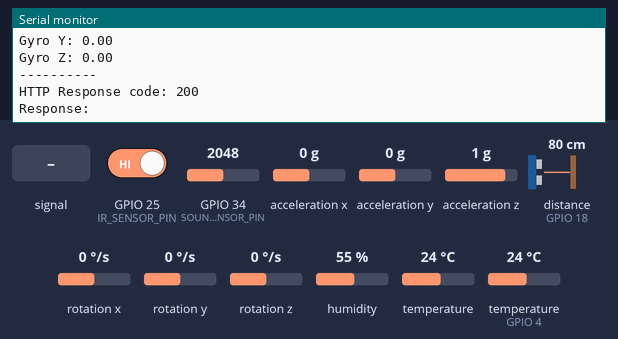
Simulated run of this sketch. Board: ESP32. Shown: the last lines printed to the serial monitor. The test bench sets the inputs (shaded band); at power-on: acceleration x 0 g, distance to the obstacle (sensor on GPIO 18) 80 cm, humidity 55 %, GPIO 34 (SOUND_SENSOR_PIN) = 2048, GPIO 25 (IR_SENSOR_PIN) HIGH, acceleration y 0 g, acceleration z 1 g, rotation x 0 °/s, rotation y 0 °/s, rotation z 0 °/s, temperature 24 °C, temperature (sensor on GPIO 4) 24 °C. The echo pulse lasts 58.3 µs per cm; WiFi joins after 1.5 s; servers stay silent unless stated; uploads are accepted with an empty reply.

Above: at 2.7 s.
2.8 s: GPIO 34 (SOUND_SENSOR_PIN) fed a 200 Hz sine of ±327 counts around its level
4.5 s: acceleration x set to -1.4 g
At 5.39 s:
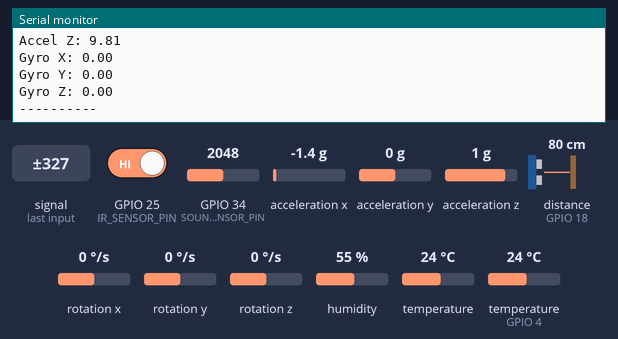
6.2 s: distance to the obstacle (sensor on GPIO 18) set to 2 cm
At 7.5 s:
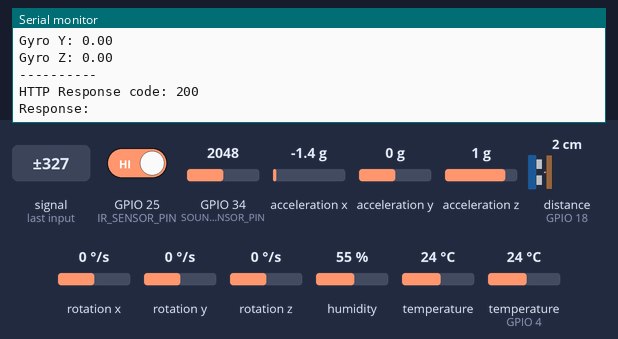
7.9 s: humidity set to 22 %
At 9.09 s:
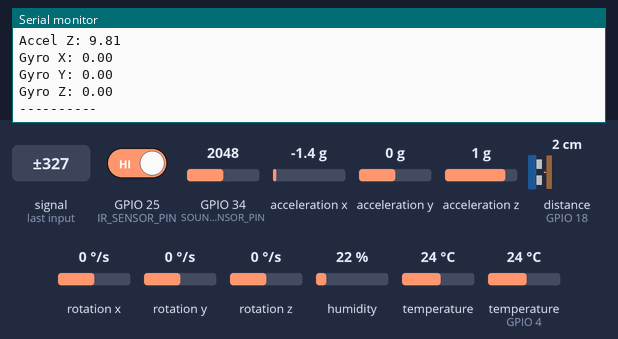
9.6 s: GPIO 34 (SOUND_SENSOR_PIN) set to 2866
At 11.1 s:
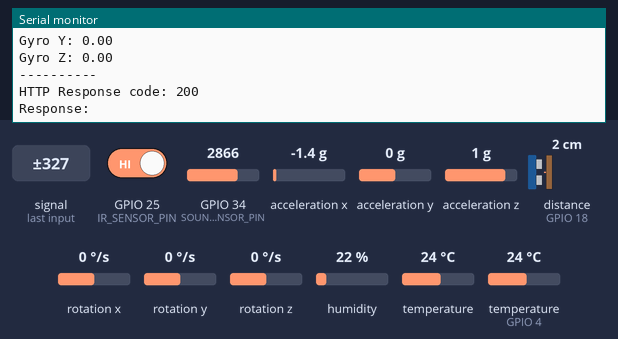
11.3 s: GPIO 25 (IR_SENSOR_PIN) driven LOW
Timing chart, 0 to 14.0 s (numbered marks = the images above; inputs shaded):
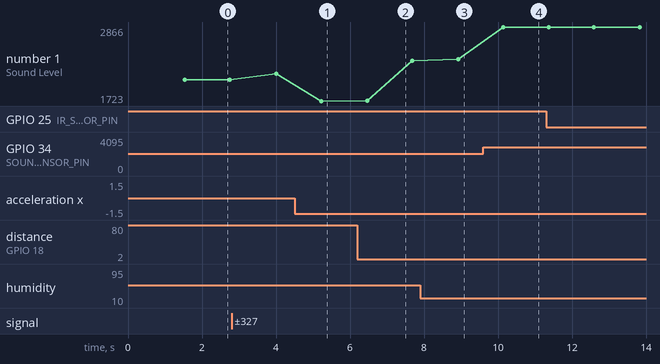

The sketch:

http_esp32.ino
```cpp
#include <WiFi.h>
#include <HTTPClient.h>
#include <DHT.h>
#include <Wire.h>
#include <Adafruit_MPU6050.h>
#include <Adafruit_Sensor.h>
#include <Ultrasonic.h>
#include <ArduinoJson.h>

// WiFi credentials
const char* ssid = "Unknown Hotspot";
const char* password = "123456789";

// Server URL
const String serverUrl = "http://192.168.156.53:4001/something";

// Sensor pins
#define DHTPIN 4        // DHT11 data pin
#define DHTTYPE DHT11   // DHT 11
#define SOUND_SENSOR_PIN 34  // Sound sensor A0 pin
#define IR_SENSOR_PIN 25  // IR proximity
#define TRIG_PIN 5      // SR04 Trigger pin
#define ECHO_PIN 18      // SR04 Echo pin

DHT dht(DHTPIN, DHTTYPE);
Adafruit_MPU6050 mpu;
Ultrasonic ultrasonic(TRIG_PIN, ECHO_PIN);

void setup() {
  Serial.begin(115200);

  // Initialize sensors
  dht.begin();

  if (!mpu.begin()) {
    Serial.println("Failed to find MPU6050 chip");
    while (1) {
      delay(10);
    }
  }
  mpu.setAccelerometerRange(MPU6050_RANGE_8_G);
  mpu.setGyroRange(MPU6050_RANGE_500_DEG);
  mpu.setFilterBandwidth(MPU6050_BAND_21_HZ);

  // Connect to Wi-Fi
  WiFi.begin(ssid, password);
  while (WiFi.status() != WL_CONNECTED) {
    delay(500);
    Serial.print(".");
  }
  Serial.println("\nConnected to WiFi");
}

void loop() {
  // Reading sensor data
  float humidity = dht.readHumidity();
  float temperature = dht.readTemperature();
  float distance = ultrasonic.read();
  int soundLevel = analogRead(SOUND_SENSOR_PIN);
  bool irProximity = digitalRead(IR_SENSOR_PIN);

  sensors_event_t a, g, temp;
  mpu.getEvent(&a, &g, &temp);

  // Print sensor data to Serial Monitor
  Serial.println("Sensor Readings:");
  Serial.print("Humidity: ");
  Serial.print(humidity);
  Serial.println(" %");

  Serial.print("Temperature: ");
  Serial.print(temperature);
  Serial.println(" *C");

  Serial.print("Distance: ");
  Serial.print(distance);
  Serial.println(" cm");

  Serial.print("Sound Level: ");
  Serial.print(soundLevel);
  Serial.println(" (raw)");

  Serial.print("IR Proximity: ");
  Serial.println(irProximity);

  Serial.print("Accel X: ");
  Serial.println(a.acceleration.x);
  Serial.print("Accel Y: ");
  Serial.println(a.acceleration.y);
  Serial.print("Accel Z: ");
  Serial.println(a.acceleration.z);

  Serial.print("Gyro X: ");
  Serial.println(g.gyro.x);
  Serial.print("Gyro Y: ");
  Serial.println(g.gyro.y);
  Serial.print("Gyro Z: ");
  Serial.println(g.gyro.z);
  Serial.println("----------");

  // Send data to server if connected to Wi-Fi
  if (WiFi.status() == WL_CONNECTED) {
    HTTPClient http;
    http.begin(serverUrl);
    http.addHeader("Content-Type", "application/json");

    // Prepare JSON data
    StaticJsonDocument<256> jsonDoc;
    jsonDoc["humidity"] = humidity;
    jsonDoc["temperature"] = temperature;
    jsonDoc["distance"] = distance;
    jsonDoc["soundLevel"] = soundLevel;
    jsonDoc["irProximity"] = irProximity;
    jsonDoc["accelX"] = a.acceleration.x;
    jsonDoc["accelY"] = a.acceleration.y;
    jsonDoc["accelZ"] = a.acceleration.z;
    jsonDoc["gyroX"] = g.gyro.x;
    jsonDoc["gyroY"] = g.gyro.y;
    jsonDoc["gyroZ"] = g.gyro.z;

    String jsonString;
    serializeJson(jsonDoc, jsonString);

    // Send POST request with JSON data
    int httpResponseCode = http.POST(jsonString);

    if (httpResponseCode > 0) {
      String response = http.getString();
      Serial.println("HTTP Response code: " + String(httpResponseCode));
      Serial.println("Response: " + response);
    } else {
      Serial.println("Error on sending POST: " + String(httpResponseCode));
    }

    http.end(); // Free resources
  } else {
    Serial.println("Error in WiFi connection");
  }

  delay(1000); // Wait 10 seconds before next request
}
```

Measured:
- after the input at 4.5 s, the serial monitor: prints a new line after 0.73 s (image 1)
- after the input at 6.2 s, the serial monitor: prints a new line after 0.26 s (image 2)
- after the input at 7.9 s, the serial monitor: prints a new line after 1.0 s (image 3)
- after the input at 9.6 s, the serial monitor: prints a new line after 0.54 s (image 4)
- plotted number 1: 2048 → 2147 after the input at 2.8 s, 1723 → 2342 after the input at 6.2 s, 2366 → 2866 after the input at 9.6 s
